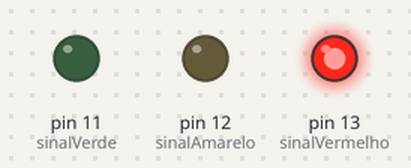
A sketch run on a simulated Arduino Uno, built with avr-gcc and run on an emulated ATmega328P. Shown: output pins drawn as LEDs (lit = HIGH).

Above: at 2.0 s.
At 6.0 s:
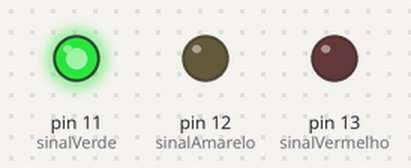
At 9.0 s:
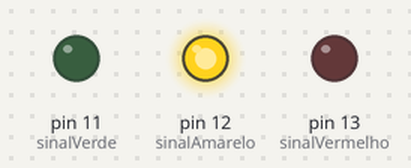
Timing chart, 0 to 13.0 s (numbered marks = the images above):
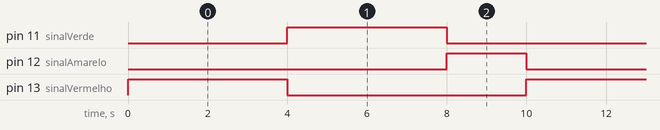

Measured:
- by itself, pin 11 (sinalVerde), pin 13 (sinalVermelho): alternates HIGH for 4.0 s and LOW for 6.0 s
- by itself, pin 12 (sinalAmarelo): alternates HIGH for 2.0 s and LOW for 8.0 s
- by itself, everything shown: repeats every 10.0 s, in 4 steps

The sketch:

semaforo.ino
```cpp
// Declarar as saídas 11, 12, 13 como variáveis
int sinalVermelho = 13;
int sinalAmarelo = 12;
int sinalVerde = 11;

void setup(){
  // Declarar os pinos como saídas
  pinMode(sinalVermelho, OUTPUT);
  pinMode(sinalAmarelo, OUTPUT);
  pinMode(sinalVerde, OUTPUT);
}

void loop(){
  // Led vermelho
  digitalWrite(sinalVermelho, HIGH);
  delay(4000);
  digitalWrite(sinalVermelho, LOW);

  // Led verde
  digitalWrite(sinalVerde, HIGH);
  delay(4000);
  digitalWrite(sinalVerde, LOW);

  // Led amarelo
  digitalWrite(sinalAmarelo, HIGH);
  delay(2000);
  digitalWrite(sinalAmarelo, LOW);
}
```
